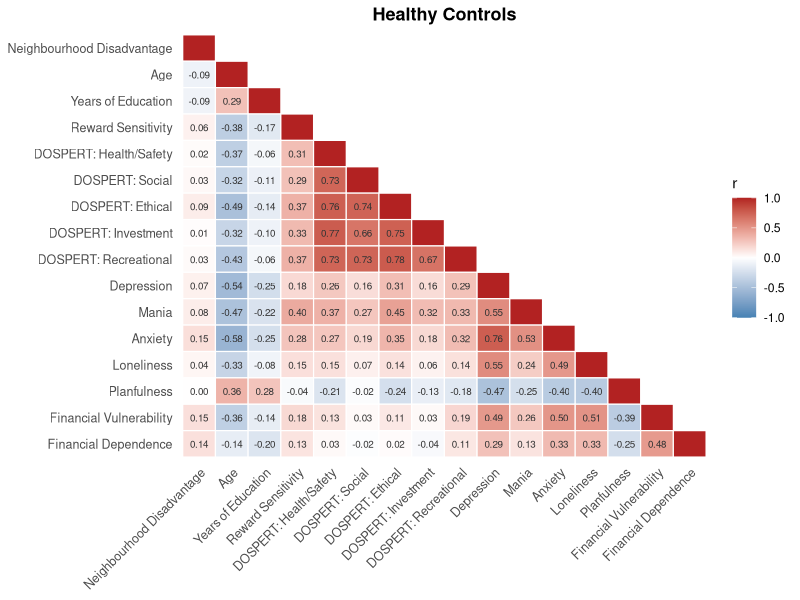
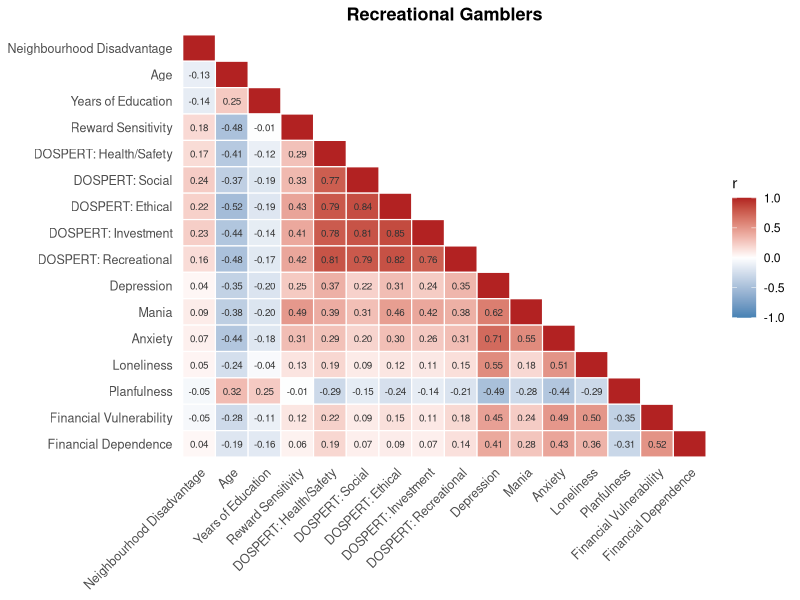
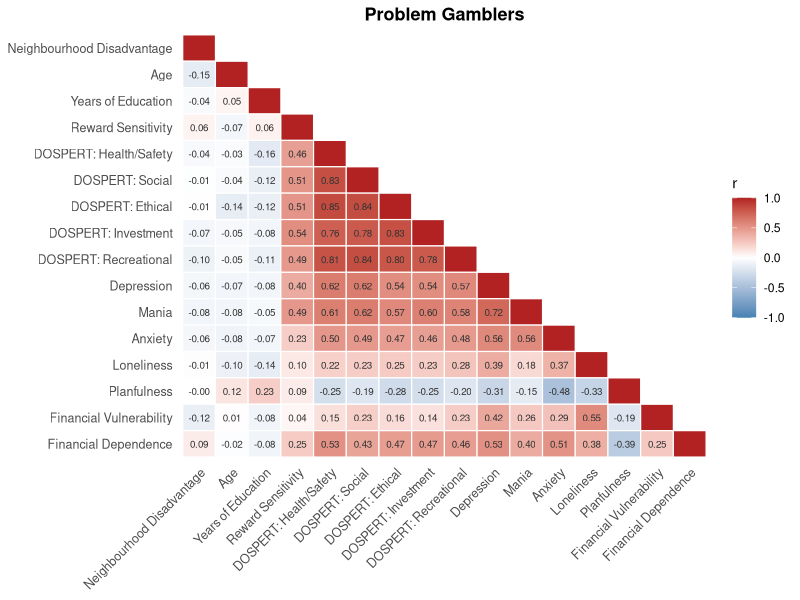
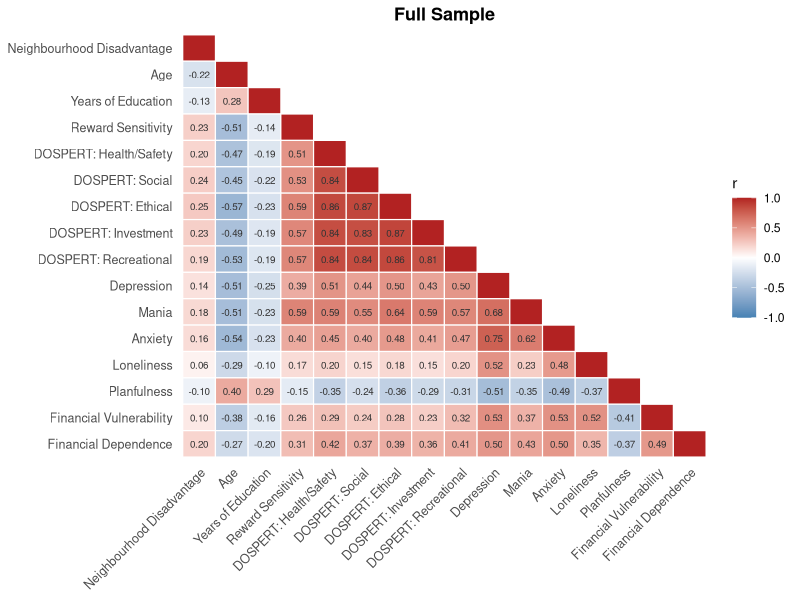

R code for these plots, in order:
## ---- chunk 1
knitr::opts_chunk$set(echo = TRUE)
## ---- chunk 2

setwd("~/Documents/GitHub/2025-ICRG")
df  <- read.csv("derivatives/scoring/analytic-sample.csv")

## ---- chunk 3


# ════════════════════════════════════════════════════════════════════════════════
# CORRELATION HEATMAPS BY GROUP
# ════════════════════════════════════════════════════════════════════════════════
library(ggplot2)
library(dplyr)
library(tidyr)

# ── Prepare full analytic sample (all 3 groups) ──────────────────────────────
dat_all <- df %>%
  mutate(
    PG_group = case_when(
      pg == 0 ~ "Healthy Control",
      pg == 1 ~ "Recreational Gambler",
      pg == 2 ~ "Problem Gambler"
    ),
    gender = factor(demo_gender),
    income = factor(income_median_split),
    z_age           = as.numeric(scale(demo_yrs)),
    z_yoe           = as.numeric(scale(ses_yoe)),
    z_fevs          = as.numeric(scale(fevs_total)),
    z_usidep        = as.numeric(scale(usidep_total)),
    z_reward        = as.numeric(scale(rew_composite)),
    z_dospert_inv   = as.numeric(scale(dospert_inv)),
    z_dospert_ethic = as.numeric(scale(dospert_ethic)),
    z_dospert_soc   = as.numeric(scale(dospert_soc)),
    z_dospert_hs    = as.numeric(scale(dospert_hs)),
    z_dospert_rec   = as.numeric(scale(dospert_rec)),
    z_depression    = as.numeric(scale(susd_depression)),
    z_mania         = as.numeric(scale(susd_mania)),
    z_anxiety       = as.numeric(scale(scared_total)),
    z_loneliness    = as.numeric(scale(uclal_total)),
    z_planfulness   = as.numeric(scale(planfulness_mean)),
    z_neigh_disadv  = rowMeans(cbind(
      as.numeric(scale(TotalCrime)),
      as.numeric(scale(unemployed)),
      as.numeric(scale(gini))
    ), na.rm = TRUE)
  ) %>%
  drop_na(
    PG_group, gender, income,
    z_neigh_disadv, z_age, z_yoe,
    z_reward,
    z_dospert_inv, z_dospert_ethic, z_dospert_soc, z_dospert_hs, z_dospert_rec,
    z_depression, z_mania, z_anxiety, z_loneliness, z_planfulness,
    z_fevs, z_usidep, TotalCrime, unemployed, gini
  ) %>%
  filter(gender %in% c(1, 2))

# ── Variables & clean labels ──────────────────────────────────────────────────
heatmap_vars <- c(
  "z_neigh_disadv", "z_age", "z_yoe",
  "z_reward",
  "z_dospert_hs", "z_dospert_soc", "z_dospert_ethic",
  "z_dospert_inv", "z_dospert_rec",
  "z_depression", "z_mania", "z_anxiety",
  "z_loneliness", "z_planfulness",
  "z_fevs", "z_usidep"
)

var_labels <- c(
  "z_neigh_disadv"  = "Neighbourhood Disadvantage",
  "z_age"           = "Age",
  "z_yoe"           = "Years of Education",
  "z_reward"        = "Reward Sensitivity",
  "z_dospert_hs"    = "DOSPERT: Health/Safety",
  "z_dospert_soc"   = "DOSPERT: Social",
  "z_dospert_ethic" = "DOSPERT: Ethical",
  "z_dospert_inv"   = "DOSPERT: Investment",
  "z_dospert_rec"   = "DOSPERT: Recreational",
  "z_depression"    = "Depression",
  "z_mania"         = "Mania",
  "z_anxiety"       = "Anxiety",
  "z_loneliness"    = "Loneliness",
  "z_planfulness"   = "Planfulness",
  "z_fevs"          = "Financial Vulnerability",
  "z_usidep"        = "Financial Dependence"
)

# ── Helper: compute correlation matrix and reshape to long ───────────────────
get_cor_long <- function(data, vars, label) {
  cor_mat <- cor(data[, vars], use = "pairwise.complete.obs")
  cor_mat[upper.tri(cor_mat)] <- NA  # keep lower triangle only
  
  as.data.frame(cor_mat) %>%
    mutate(var1 = rownames(cor_mat)) %>%
    pivot_longer(-var1, names_to = "var2", values_to = "r") %>%
    filter(!is.na(r)) %>%
    mutate(
      var1  = factor(var_labels[var1], levels = rev(var_labels)),
      var2  = factor(var_labels[var2], levels = var_labels),
      group = label
    )
}

# ── Build each group's long correlation data ──────────────────────────────────
cor_hc  <- get_cor_long(filter(dat_all, PG_group == "Healthy Control"),        heatmap_vars, "Healthy Controls")
cor_rg  <- get_cor_long(filter(dat_all, PG_group == "Recreational Gambler"),   heatmap_vars, "Recreational Gamblers")
cor_pg  <- get_cor_long(filter(dat_all, PG_group == "Problem Gambler"),        heatmap_vars, "Problem Gamblers")
cor_all <- get_cor_long(dat_all,                                                heatmap_vars, "Full Sample")

# ── Shared heatmap theme ──────────────────────────────────────────────────────
heatmap_theme <- theme_minimal(base_size = 11) +
  theme(
    axis.text.x  = element_text(angle = 45, hjust = 1, size = 9),
    axis.text.y  = element_text(size = 9),
    axis.title   = element_blank(),
    legend.position = "right",
    plot.title   = element_text(face = "bold", size = 13, hjust = 0.5),
    panel.grid   = element_blank()
  )

heatmap_scale <- scale_fill_gradient2(
  low      = "steelblue",
  mid      = "white",
  high     = "firebrick",
  midpoint = 0,
  limits   = c(-1, 1),
  name     = "r"
)

# ── Plot function ─────────────────────────────────────────────────────────────
plot_heatmap <- function(cor_long, title) {
  ggplot(cor_long, aes(var2, var1, fill = r)) +
    geom_tile(colour = "white", linewidth = 0.4) +
    geom_text(aes(label = ifelse(abs(r) >= 0.0 & var1 != var2,
                                 sprintf("%.2f", r), "")),
              size = 2.5, colour = "grey20") +
    heatmap_scale +
    heatmap_theme +
    labs(title = title)
}

# ── Generate all 4 plots ──────────────────────────────────────────────────────
p_hc  <- plot_heatmap(cor_hc,  "Healthy Controls")
p_rg  <- plot_heatmap(cor_rg,  "Recreational Gamblers")
p_pg  <- plot_heatmap(cor_pg,  "Problem Gamblers")
p_all <- plot_heatmap(cor_all, "Full Sample")

print(p_hc)
print(p_rg)
print(p_pg)
print(p_all)

# ── Optional: save all 4 to one PDF ──────────────────────────────────────────
# library(gridExtra)
# pdf("figures/correlation_heatmaps.pdf", width = 12, height = 10)
# grid.arrange(p_hc, p_rg, p_pg, p_all, ncol = 2)
# dev.off()
